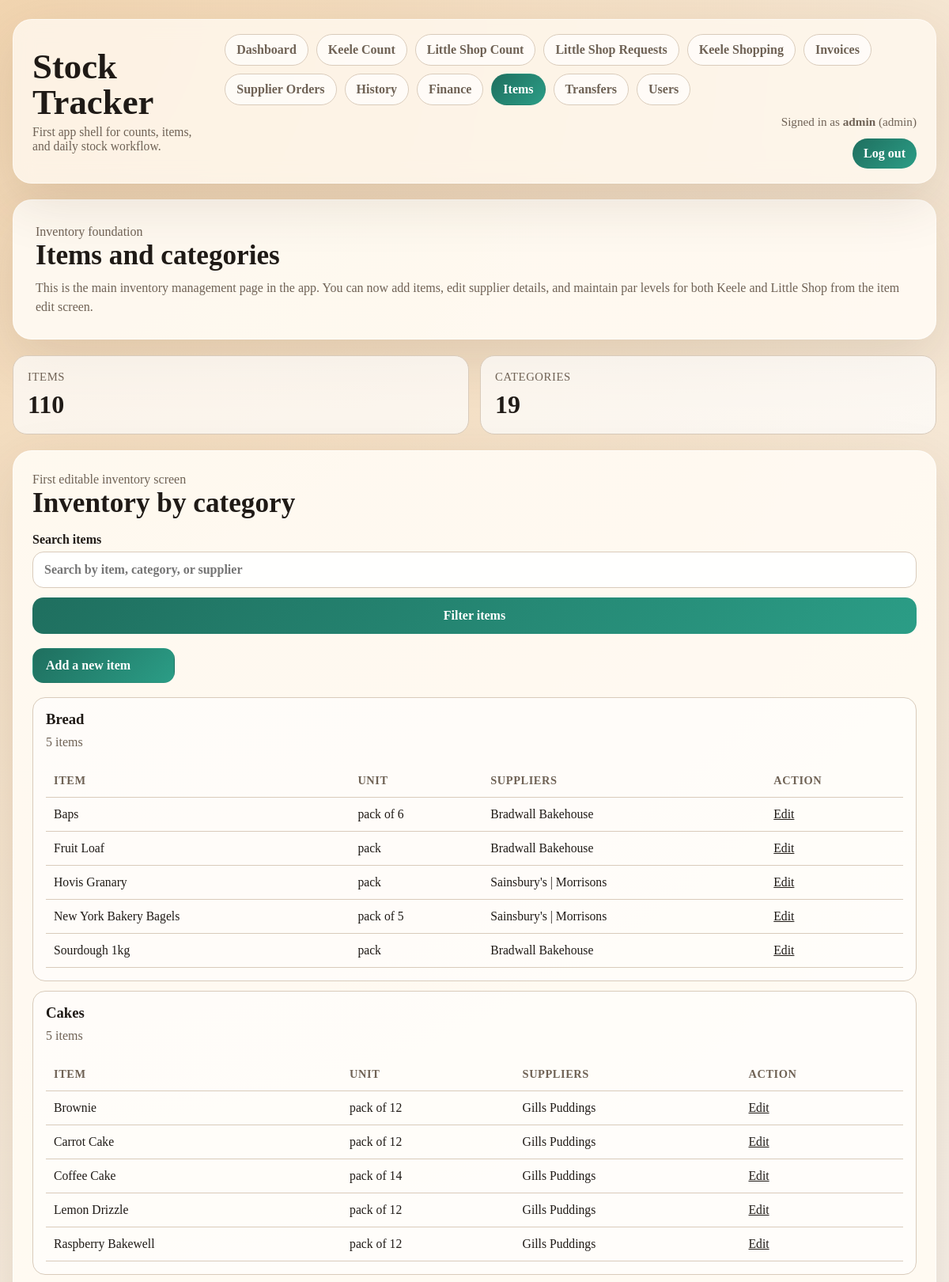
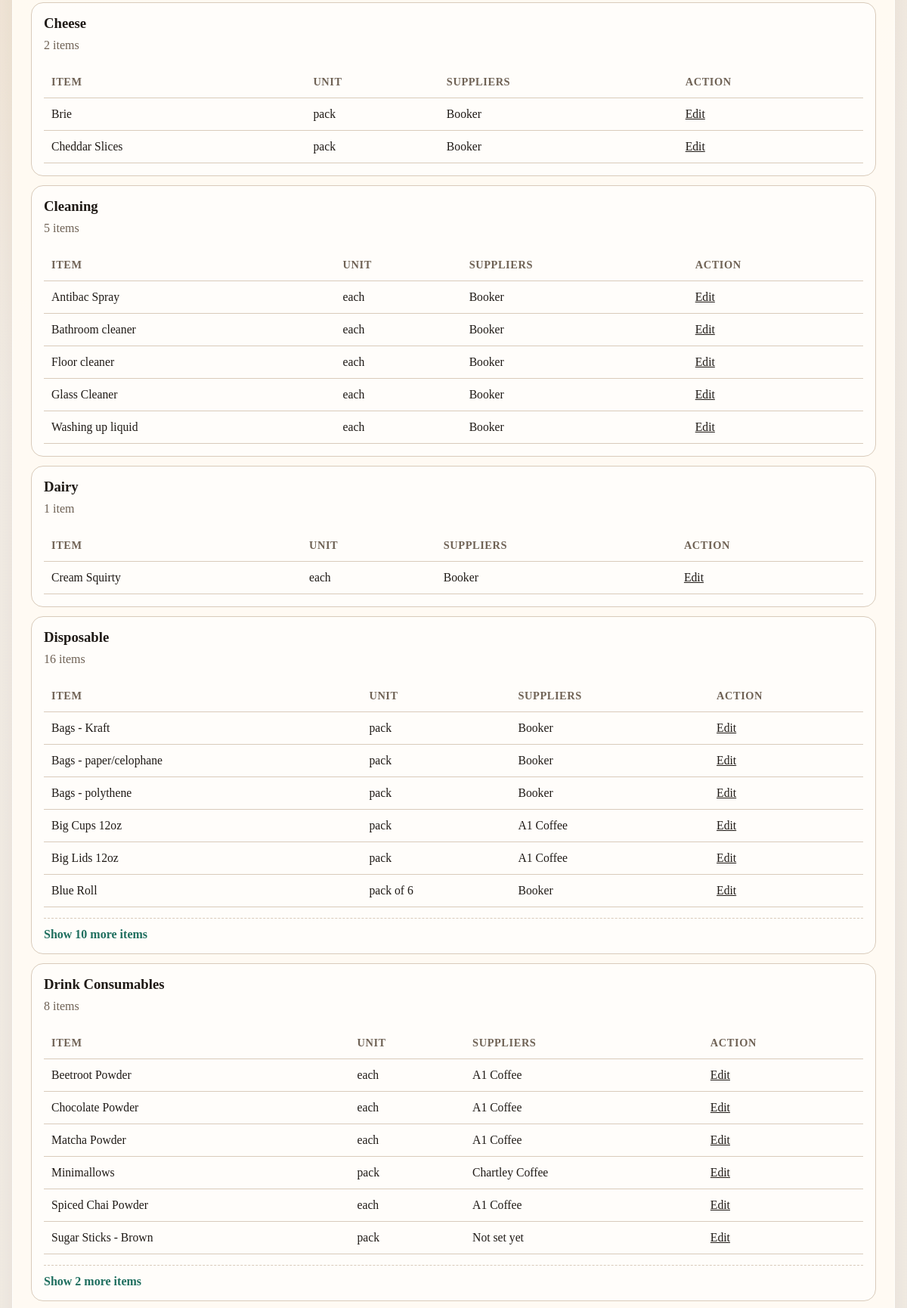
Screenshot of /items (signed in, upper part) with the database file from the repository (2 pictures, top to bottom).
### tables this page shows
CREATE TABLE users (
    id INTEGER PRIMARY KEY AUTOINCREMENT,
    username TEXT NOT NULL UNIQUE,
    password_hash TEXT NOT NULL,
    role TEXT NOT NULL DEFAULT 'staff',
    is_active INTEGER NOT NULL DEFAULT 1,
    created_at TEXT NOT NULL DEFAULT (datetime('now'))
);

CREATE TABLE items (
    id INTEGER PRIMARY KEY AUTOINCREMENT,
    name TEXT NOT NULL UNIQUE,
    category TEXT NOT NULL,
    base_unit TEXT NOT NULL,
    supplier_id INTEGER, cost_per_unit REAL NOT NULL DEFAULT 0,
    FOREIGN KEY (supplier_id) REFERENCES suppliers(id)
);

### src/stock/web.py (the view, shortened to what this page needs)
@app.get("/items")
@role_required("manager", "admin")
def items():
    search = request.args.get("q", "").strip().lower()
    rows = list_items()
    return render_template("items.html", search_query=request.args.get("q", "").strip(), **build_items_page_context(rows))

### src/stock/db.py (called while the page is built)
def get_conn():
    DB_PATH.parent.mkdir(parents=True, exist_ok=True)
    conn = sqlite3.connect(str(DB_PATH))
    conn.row_factory = sqlite3.Row
    conn.execute("PRAGMA foreign_keys = ON;")
    return conn

def get_user_by_id(user_id: int):
    with get_conn() as conn:
        return conn.execute(
            """
            SELECT id, username, password_hash, role, is_active, created_at
            FROM users
            WHERE id = ?;
            """,
            (user_id,),
        ).fetchone()

### src/stock/presentation.py (called while the page is built, shortened)
def active_page_for_path(path: str) -> str:
    if path.startswith("/login"):
        return "login"
    if path.startswith("/admin/users"):
        return "admin_users"
    if path.startswith("/counts/keele"):
        return "keele_count"
    if path.startswith("/counts/little-shop"):
        return "little_shop_count"
    if path.startswith("/items"):
        return "items"

def group_rows_by_category(rows: list[dict]) -> dict[str, list[dict]]:
    grouped_rows: dict[str, list[dict]] = {}
    for row in rows:
        grouped_rows.setdefault(str(row["category"]), []).append(row)
    return grouped_rows

def build_items_page_context(rows) -> dict:
    grouped_items = group_rows_by_category(rows)
    return {
        "grouped_items": grouped_items,
        "item_count": len(rows),
        "category_count": len(grouped_items),
    }

### src/stock/services/auth.py (called while the page is built)
def normalize_user_role(role: str) -> str:
    cleaned = (role or "").strip().lower()
    if cleaned not in VALID_USER_ROLES:
        allowed = ", ".join(VALID_USER_ROLES)
        raise ValueError(f"Role must be one of: {allowed}.")
    return cleaned

def load_authenticated_user(user_id: str | int | None) -> AuthenticatedUser | None:
    if user_id in (None, ""):
        return None
    row = get_user_by_id(int(user_id))
    if row is None or not row["is_active"]:
        return None
    return user_from_row(row)

def user_from_row(row) -> AuthenticatedUser:
    return AuthenticatedUser(
        id=str(int(row["id"])),
        username=str(row["username"]),
        role=str(row["role"]),
        is_active=bool(row["is_active"]),
    )

def get_current_user() -> AuthenticatedUser | AnonymousUser:
    return getattr(g, "current_user", AnonymousUser())

    def has_any_role(self, roles: Iterable[str]) -> bool:
        allowed = {normalize_user_role(role) for role in roles}
        return self.role in allowed

### src/stock/services/items.py (called while the page is built)
def list_items():
    return get_items_with_suppliers()

### templates/items.html (shortened to what this page needs)
{% extends "base.html" %}
{% block content %}
  <section class="hero">
    <p class="eyebrow">Inventory foundation</p>
    <h2>Items and categories</h2>
    <p>
      This is the main inventory management page in the app. You can now add items, edit supplier details,
      and maintain par levels for both Keele and Little Shop from the item edit screen.
    </p>
  </section>
  <section class="metrics">
    <article class="metric">
      <div class="metric-label">Items</div>
      <div class="metric-value">{{ item_count }}</div>
    </article>
    <article class="metric">
      <div class="metric-label">Categories</div>
      <div class="metric-value">{{ category_count }}</div>
    </article>
  </section>
  <section class="panel">
    <p class="eyebrow">First editable inventory screen</p>
    <h2>Inventory by category</h2>
    <form method="get" action="/items" class="form-grid">
      <label for="q">
        Search items
        <input id="q" name="q" type="text" value="{{ search_query }}" placeholder="Search by item, category, or supplier">
      </label>
      <button type="submit">Filter items</button>
    </form>
    <div class="actions-row">
      {% if is_manager %}
        <a class="button-link primary" href="/items/new">Add a new item</a>
      {% endif %}
    </div>
    {% if grouped_items %}
      <div class="category-list">
        {% for category, rows in grouped_items.items() %}
          <article class="category-card">
            <h3 style="margin:0 0 6px;">{{ category }}</h3>
            <p class="eyebrow">{{ rows|length }} item{% if rows|length != 1 %}s{% endif %}</p>
            <table>
              <thead>
                <tr>
                  <th>Item</th>
                  <th>Unit</th>
                  <th>Suppliers</th>
                  <th>Action</th>
                </tr>
              </thead>
              <tbody>
                {% for row in rows[:6] %}
                  <tr>
                    <td>{{ row["name"] }}</td>
                    <td>{{ row["base_unit"] }}</td>
                    <td>{{ row["suppliers"] or "Not set yet" }}</td>
                    <td>{% if is_manager %}<a href="/items/{{ row['id'] }}/edit">Edit</a>{% else %}View only{% endif %}</td>
                  </tr>
                {% endfor %}
              </tbody>
            </table>
            {% if rows|length > 6 %}
              <details class="reveal-more">
                <summary>Show {{ rows|length - 6 }} more item{% if rows|length - 6 != 1 %}s{% endif %}</summary>
              </details>
            {% endif %}
          </article>
        {% endfor %}
      </div>
    {% endif %}
  </section>
{% endblock %}

### templates/base.html (shortened to what this page needs)
<!doctype html>
<html lang="en">
<head>
</head>
<body>
  <div class="app-shell">
    <header class="topbar">
      <div class="brand">
        <h1>Stock Tracker</h1>
        <p>First app shell for counts, items, and daily stock workflow.</p>
      </div>
      <div class="nav-shell">
        <nav class="nav">
          {% if current_user.is_authenticated %}
            <a href="/" class="{% if active_page == 'dashboard' %}active{% endif %}">Dashboard</a>
            <a href="/counts/keele" class="{% if active_page == 'keele_count' %}active{% endif %}">Keele Count</a>
            <a href="/counts/little-shop" class="{% if active_page == 'little_shop_count' %}active{% endif %}">Little Shop Count</a>
            <a href="/request-lists" class="{% if active_page == 'little_shop_requests' %}active{% endif %}">Little Shop Requests</a>
            {% if is_manager %}
              <a href="/shopping-lists" class="{% if active_page == 'shopping_lists' %}active{% endif %}">Keele Shopping</a>
              <a href="/deliveries/new" class="{% if active_page == 'deliveries' %}active{% endif %}">Invoices</a>
              <a href="/supplier-orders" class="{% if active_page == 'supplier_orders' %}active{% endif %}">Supplier Orders</a>
              <a href="/history" class="{% if active_page == 'history' %}active{% endif %}">History</a>
              <a href="/finance" class="{% if active_page == 'finance' %}active{% endif %}">Finance</a>
              <a href="/items" class="{% if active_page == 'items' %}active{% endif %}">Items</a>
            {% endif %}
            {% if is_manager %}
              <a href="/transfers" class="{% if active_page == 'transfers' %}active{% endif %}">Transfers</a>
            {% endif %}
            {% if is_admin %}
              <a href="/admin/users" class="{% if active_page == 'admin_users' %}active{% endif %}">Users</a>
            {% endif %}
          {% else %}
            <a href="/login" class="{% if active_page == 'login' %}active{% endif %}">Login</a>
          {% endif %}
        </nav>
        {% if current_user.is_authenticated %}
          <div class="user-meta">
            Signed in as <strong>{{ current_user.username }}</strong> ({{ current_user.role }})
          </div>
          <form method="post" action="/logout" class="logout-form">
            <button type="submit">Log out</button>
          </form>
        {% endif %}
      </div>
    </header>
    <main class="content">
      {% block content %}{% endblock %}
    </main>
  </div>
</body>
</html>

### templates/base.html (style rules this page uses)
:root { --bg: #f4efe7; --panel: rgba(255, 251, 244, 0.92); --ink: #1f1a16; --muted: #6f6255; --line: #d9cbbb; --accent: #1f6f5f; --accent-soft: #d8efe8; --warn: #fff0df; --danger: #a93b24; --success: #176646; --shadow: 0 24px 70px rgba(70, 51, 31, 0.12); }
* { box-sizing: border-box; }
body { margin: 0; color: var(--ink); background: radial-gradient(circle at top left, rgba(235, 183, 117, 0.5) 0, transparent 28%), radial-gradient(circle at bottom right, rgba(62, 145, 123, 0.18) 0, transparent 24%), linear-gradient(180deg, #f8f3ec 0%, var(--bg) 100%); font-family: Georgia, "Times New Roman", serif; min-height: 100vh; }
a { color: inherit; }
.app-shell { width: min(1180px, calc(100% - 32px)); margin: 24px auto 40px; }
.topbar { display: flex; justify-content: space-between; align-items: center; gap: 16px; padding: 18px 24px; border: 1px solid rgba(255,255,255,0.45); border-radius: 24px; background: rgba(255, 249, 240, 0.8); backdrop-filter: blur(12px); box-shadow: var(--shadow); }
.brand h1 { margin: 0; font-size: clamp(1.8rem, 4vw, 2.8rem); line-height: 1; }
.brand p { margin: 6px 0 0; color: var(--muted); font-size: 0.98rem; }
.nav { display: flex; gap: 10px; flex-wrap: wrap; }
.nav-shell { display: grid; gap: 12px; justify-items: end; }
.nav a { text-decoration: none; padding: 10px 14px; border-radius: 999px; border: 1px solid var(--line); background: rgba(255,255,255,0.65); color: var(--muted); font-weight: 700; }
.nav a.active { background: linear-gradient(135deg, var(--accent), #2b9d86); color: white; border-color: transparent; }
.user-meta { color: var(--muted); font-size: 0.95rem; text-align: right; }
.logout-form { margin: 0; width: auto; }
.logout-form button { width: auto; padding: 10px 14px; border-radius: 999px; }
.content { margin-top: 20px; display: grid; gap: 20px; }
.hero, .panel { background: var(--panel); border: 1px solid rgba(255,255,255,0.58); border-radius: 24px; box-shadow: var(--shadow); }
.hero { padding: 28px; }
.hero h2, .panel h2 { margin: 0 0 10px; font-size: clamp(1.5rem, 3vw, 2.2rem); line-height: 1.05; }
.hero p, .panel p { margin: 0; color: var(--muted); font-size: 1rem; line-height: 1.5; }
.metrics { display: grid; grid-template-columns: repeat(auto-fit, minmax(180px, 1fr)); gap: 14px; }
.metric { padding: 18px; border-radius: 18px; background: rgba(255,255,255,0.7); border: 1px solid var(--line); }
.metric-label { color: var(--muted); font-size: 0.92rem; text-transform: uppercase; letter-spacing: 0.04em; }
.metric-value { margin-top: 8px; font-size: 2rem; font-weight: 700; }
.panel { padding: 24px; }
.form-grid { display: grid; gap: 12px; margin-top: 18px; }
label { display: grid; gap: 6px; font-weight: 700; color: var(--ink); }
input, select, button { width: 100%; font: inherit; border-radius: 14px; }
input, select { padding: 13px 14px; border: 1px solid var(--line); background: rgba(255,255,255,0.95); }
button { padding: 14px 16px; border: 0; color: white; font-weight: 700; cursor: pointer; background: linear-gradient(135deg, var(--accent), #2b9d86); }
.history-list, .category-list, .actions-row { display: grid; gap: 12px; margin-top: 18px; }
.actions-row { grid-template-columns: repeat(auto-fit, minmax(180px, max-content)); align-items: center; }
.history-item, .category-card { padding: 16px; border-radius: 16px; border: 1px solid var(--line); background: rgba(255,255,255,0.62); }
.history-meta, .eyebrow { color: var(--muted); font-size: 0.95rem; }
table { width: 100%; border-collapse: collapse; margin-top: 16px; font-size: 0.98rem; }
th, td { text-align: left; padding: 12px 10px; border-bottom: 1px solid var(--line); vertical-align: top; }
th { color: var(--muted); font-size: 0.9rem; text-transform: uppercase; letter-spacing: 0.04em; }
.button-link { display: inline-block; text-decoration: none; padding: 12px 16px; border-radius: 14px; font-weight: 700; border: 1px solid var(--line); background: rgba(255,255,255,0.78); }
.button-link.primary { color: white; border-color: transparent; background: linear-gradient(135deg, var(--accent), #2b9d86); }
.reveal-more { margin-top: 14px; padding-top: 12px; border-top: 1px dashed var(--line); }
.reveal-more summary { cursor: pointer; font-weight: 700; color: var(--accent); list-style: none; }

### rows the page displays
users: username "admin", role "admin"
items: category "Bread", rows "5", name "Baps", base_unit "pack of 6", row "Bradwall Bakehouse"
items: name "Fruit Loaf", base_unit "pack", row "Bradwall Bakehouse"
items: name "Hovis Granary", base_unit "pack", row "Sainsbury's | Morrisons"
items: name "New York Bakery Bagels", base_unit "pack of 5", row "Sainsbury's | Morrisons"
items: name "Sourdough 1kg", base_unit "pack", row "Bradwall Bakehouse"
items: category "Cakes", rows "5", name "Brownie", base_unit "pack of 12", row "Gills Puddings"
items: name "Carrot Cake", base_unit "pack of 12", row "Gills Puddings"
items: name "Coffee Cake", base_unit "pack of 14", row "Gills Puddings"
items: name "Lemon Drizzle", base_unit "pack of 12", row "Gills Puddings"
items: name "Raspberry Bakewell", base_unit "pack of 12", row "Gills Puddings"
items: category "Cheese", rows "2", name "Brie", base_unit "pack", row "Booker"
items: name "Cheddar Slices", base_unit "pack", row "Booker"
items: category "Cleaning", rows "5", name "Antibac Spray", base_unit "each", row "Booker"
items: name "Bathroom cleaner", base_unit "each", row "Booker"
items: name "Floor cleaner", base_unit "each", row "Booker"
items: name "Glass Cleaner", base_unit "each", row "Booker"
items: name "Washing up liquid", base_unit "each", row "Booker"
items: category "Dairy", rows "1", name "Cream Squirty", base_unit "each", row "Booker"
items: category "Disposable", rows "16", name "Bags - Kraft", base_unit "pack", row "Booker", rows "10"
items: name "Bags - paper/celophane", base_unit "pack", row "Booker"
items: name "Bags - polythene", base_unit "pack", row "Booker"
items: name "Big Cups 12oz", base_unit "pack", row "A1 Coffee"
items: name "Big Lids 12oz", base_unit "pack", row "A1 Coffee"
items: name "Blue Roll", base_unit "pack of 6", row "Booker"
items: category "Drink Consumables", rows "8", name "Beetroot Powder", base_unit "each", row "A1 Coffee", rows "2"
items: name "Chocolate Powder", base_unit "each", row "A1 Coffee"
items: name "Matcha Powder", base_unit "each", row "A1 Coffee"
items: name "Minimallows", base_unit "pack", row "Chartley Coffee"
items: name "Spiced Chai Powder", base_unit "each", row "A1 Coffee"
items: name "Sugar Sticks - Brown", base_unit "pack", row "Not set yet"

### other values shown
{{ item_count }} "110"
{{ category_count }} "19"
